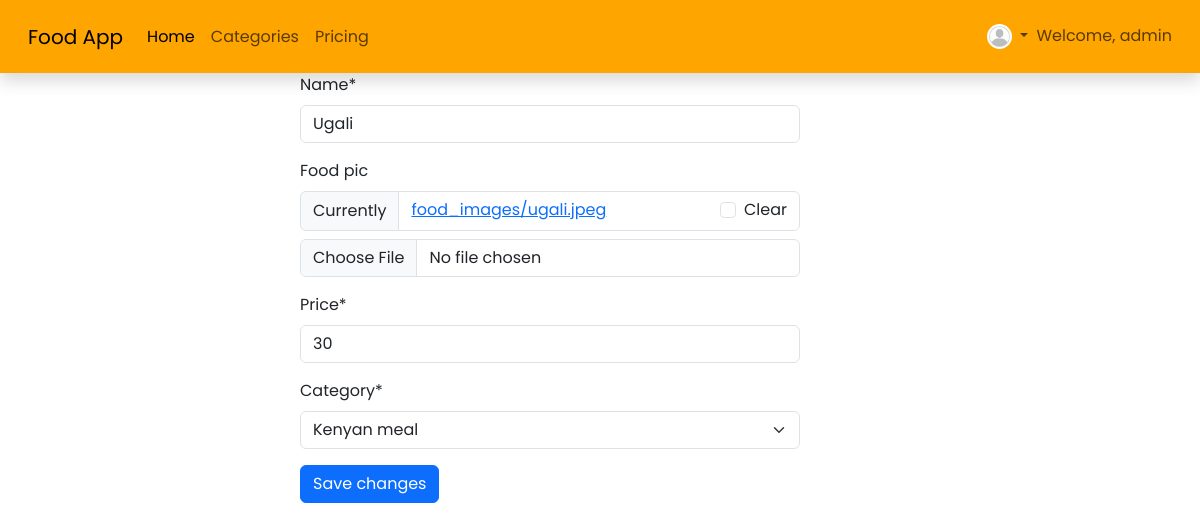
Page /foods/1/edit/ (signed in) on the committed database.
### users/models.py (models this page shows, shortened)
class User(AbstractBaseUser, PermissionsMixin):
    username_validator = UnicodeUsernameValidator()
    username = models.CharField(
        max_length=150,
        unique=True,
        validators=[username_validator],
        error_messages={
            'unique': "A user with that username already exists.",
        },
    )
    email = models.EmailField('email address', blank=True, unique=True)
    is_staff = models.BooleanField(
        'staff status',
        default=False,
        help_text="Designates whether the user can log into this admin site.",
    )
    is_active = models.BooleanField(
        'active',
        default=True,
        help_text=
            'Designates whether this user should be treated as active. '
            'Unselect this instead of deleting accounts.'
        ,
    )
    date_joined = models.DateTimeField(default=timezone.now)
    objects = UserManager()
    EMAIL_FIELD = 'email'
    USERNAME_FIELD = 'username'
    REQUIRED_FIELDS = ['email']

### food/models.py (models this page shows, shortened)
class Food(models.Model):
    name = models.CharField(max_length=50)
    food_pic = models.ImageField(upload_to="food_images", blank=True, null=True)
    price = models.PositiveIntegerField()
    date_created = models.DateTimeField(auto_now_add=True)
    date_updated = models.DateTimeField(auto_now = True)
    tags = TaggableManager()
    user = models.ForeignKey(settings.AUTH_USER_MODEL, on_delete=models.CASCADE)
    category = models.ForeignKey(Category, on_delete=models.SET_NULL, null=True)
    class Meta:
        ordering = ["-date_updated"]

class Category(models.Model):
    name = models.CharField(max_length=50)
    def __str__(self):
        return self.name
    class Meta:
        verbose_name_plural = "Categories"

### food/views.py (the view)
# urls.py: path("foods/<int:pk>/edit/", views.FoodUpdateView.as_view(), name="food_update"),
class FoodUpdateView(LoginRequiredMixin, UserPassesTestMixin, UpdateView):
    model = Food
    form_class = AddFoodForm
    template_name = "food/edit_food.html"
    def test_func(self):
        food = self.get_object()
        return self.request.user == food.user

### food/forms.py
class AddFoodForm(forms.ModelForm):
    class Meta:
        model = Food
        fields = ("name", "food_pic", "price", "tags", "category")

### food/templates/food/edit_food.html (shortened to what this page needs)
{% extends 'base.html' %}
{% load crispy_forms_tags %}
{% block content %}
<form action="" method="post" class="col-md-5 offset-md-3">
    {{ form|crispy }}
    <button type="submit" class="btn btn-primary">Save changes</button>
</form>
{% endblock content %}

### templates/navbar.html (shortened to what this page needs)
{% load static %}
<nav class="navbar navbar-expand-lg  sticky-top shadow p-3" style="background-color: orange;" >
    <div class="container-fluid">
      <a class="navbar-brand" href="{% url 'foods' %}">Food App</a>
      <div class="collapse navbar-collapse" id="navbarNav">
        <ul class="navbar-nav me-auto mb-2 mb-lg-0">
          <li class="nav-item">
            <a class="nav-link active" aria-current="page" href="{% url 'foods' %}">Home</a>
          </li>
          <li class="nav-item">
            <a class="nav-link" href="#">Categories</a>
          </li>
          <li class="nav-item">
            <a class="nav-link" href="#">Pricing</a>
          </li>
        </ul>
        <ul class="navbar-nav mb-2 mb-lg-0">
          {% if user.is_authenticated %}
          <li class="nav-item dropdown">
            <a class="nav-link dropdown-toggle" href="#" role="button" data-bs-toggle="dropdown" aria-expanded="false">
              {% if user.userprofile.profile_pic %}
              <img
              src="{{ user.userprofile.profile_pic.url }}"
              alt=""
              height="25"
              width="25"
              style="border-radius: 100px"
              >
              {% else %}
              <img
              src="{% static 'images/profile_default.jpg' %}"
              alt=""
              height="25"
              width="25"
              style="border-radius: 100px"
              >
              {% endif %}
            </a>
          </li>
          <span class="navbar-text">
              Welcome, {{ user.username }}
          </span>
          {% endif %}
        </ul>
      </div>
    </div>
  </nav>

### static/css/main.css (style rules this page uses)
body { height: 100vh; font-family: 'Poppins', sans-serif !important; }

### rows in the picture
User: username "admin"
Food: name "Ugali", price "30", category "Kenyan meal"
